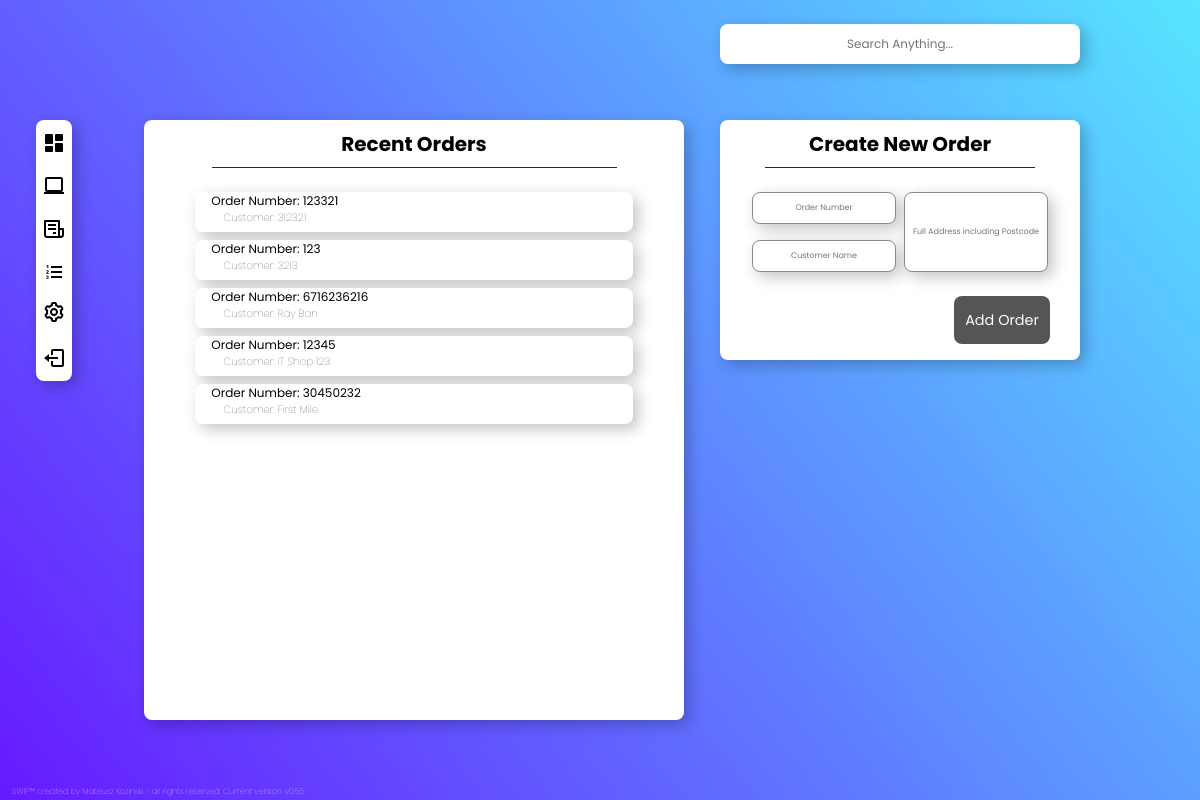
The page /orders on the database as committed earlier.
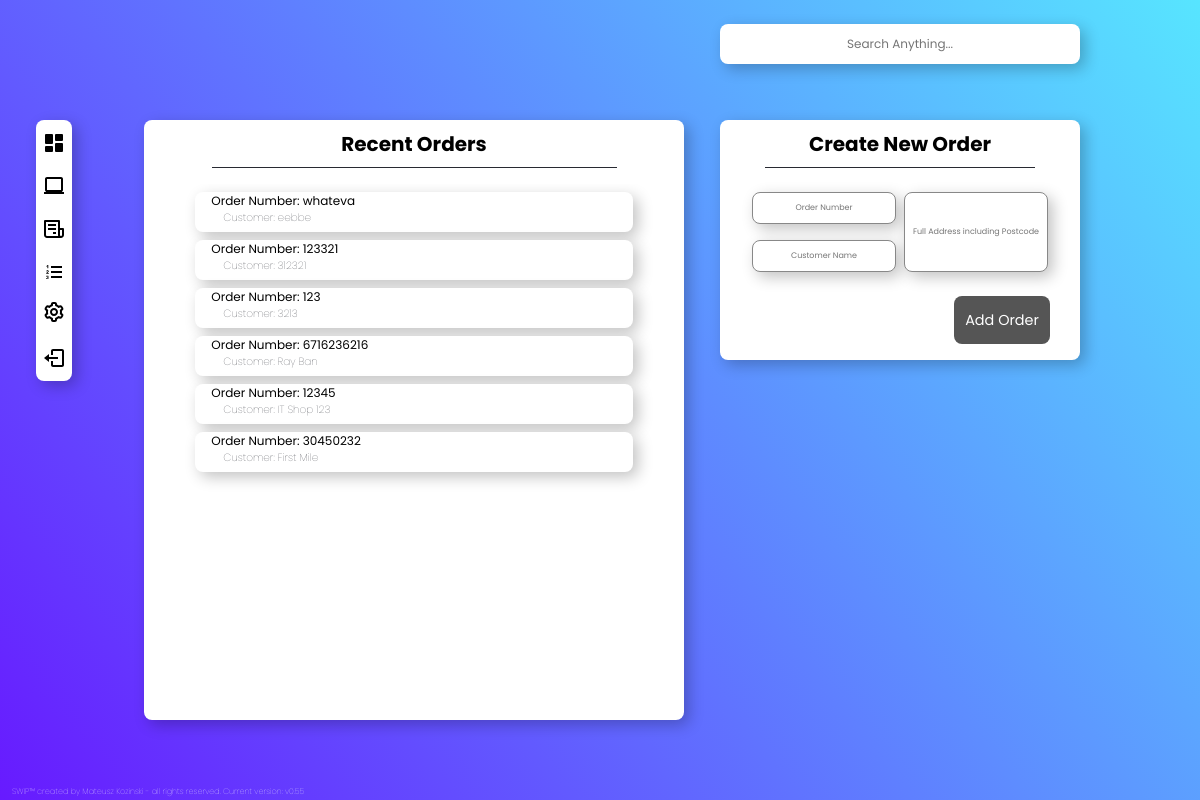
The same page on the database as committed later.
### SWIPapp/models.py (models this page shows, shortened)
class Order(models.Model):
    Order_Number = models.CharField(max_length=100)
    Customer = models.CharField(max_length=100, default='')
    Customer_Address = models.TextField(max_length=300, default='')
    Created = models.DateTimeField(auto_now_add=True) #this is currently broken - works on import but updating returns error if null=False for some reason
    Updated = models.DateTimeField(auto_now_add=True) #this is currently broken - works on import but updating returns error if null=False for some reason
    class Meta:
        ordering =['-Updated', '-Created']

### SWIPapp/views.py (the view)
# urls.py: path('orders',views.orders, name='orders'),
def orders(request):
    order = Order.objects.filter()[:20]
    form = CreateNewOrder()
    context = {'order':order,
                'form':form,
                }
    if request.method == 'POST':
        form = CreateNewOrder(request.POST)
        if form.is_valid():
            form.save()
    return render(request, 'SWIPapp/orders.html', context)

### SWIPapp/forms.py
class CreateNewOrder(forms.ModelForm):
    class Meta:
        model = Order
        fields = ('Order_Number', 'Customer', 'Customer_Address')
        widgets = {
            'Order_Number': forms.TextInput(attrs={'class': 'ordernumber', 'placeholder ': 'Order Number'}),
            'Customer': forms.TextInput(attrs={'class': 'ordercustomer', 'placeholder ': 'Customer Name'}),
            'Customer_Address': forms.TextInput(attrs={'class': 'orderaddress', 'placeholder ': 'Full Address including Postcode'}),
        }

### SWIPapp/templates/SWIPapp/orders.html (shortened to what this page needs)
{% extends "SWIPapp/navbar.html" %}
{% load static %}
{%block content%}
<div class="recentorders">
    <div class='listtitle'>
        <h4> Recent Orders </h4>
    </div>
        <div class='listcontainer'>
            {%for i in order %}
            <a href='/order/{{i.id}}'>
                <div class="listitem">
                    <p class="maininfo"> Order Number: {{i.Order_Number}}</p>
                    <p class="moreinfo">Customer: {{i.Customer}} </p>
                </div>
            </a>
            {% endfor %}
        </div>
</div>
<div class='createorder'>
    <div class='listtitle'><h4> Create New Order</h4></div>
        <form method="POST" action =''>
            {{form.Order_Number}}
            {{form.Customer}}
            {{form.Customer_Address}}
            <button class="submitbtn", name="save">Add Order</button>
        </form>
</div>
</div>
{% endblock %}

Rows that differ between the two databases and show on the page:
added Order: Order_Number "whateva", Customer "eebbe"
